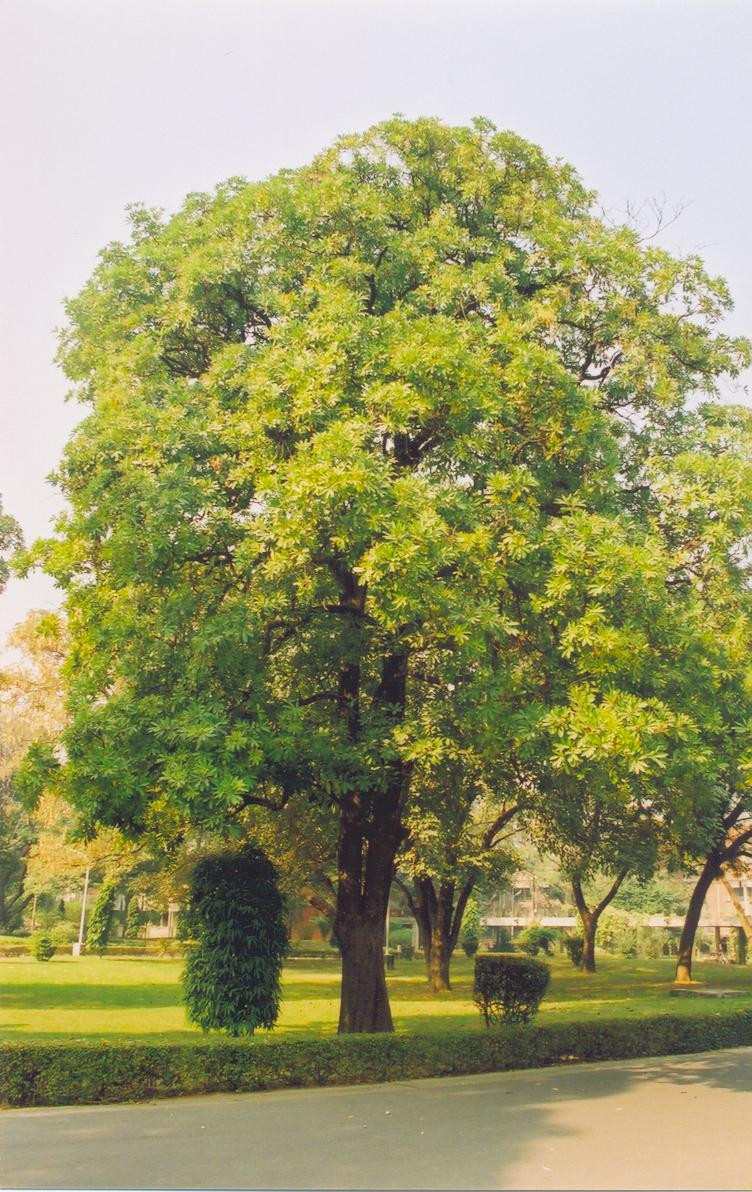
#> input picture images/tree.jpeg, 752 x 1192 px
$ python warp.py
#> lines starting #> are read from the running program, lines starting #| are printed output that depends on the picture
import math
import matplotlib.pyplot as plt

from skimage import io, data, transform
from skimage.transform import swirl, warp

tree = io.imread("../images/tree.jpeg")
#> tree is the input picture: shape (1192, 752, 3); mean R, G, B 154.7, 153.4, 105.7

tform = transform.SimilarityTransform(scale = 1.5, rotation=math.pi/4,
                                     translation=(tree.shape[0]/2,-100))
rotated = warp(tree,tform) # use warp to specify the image & the transformation you want to apply
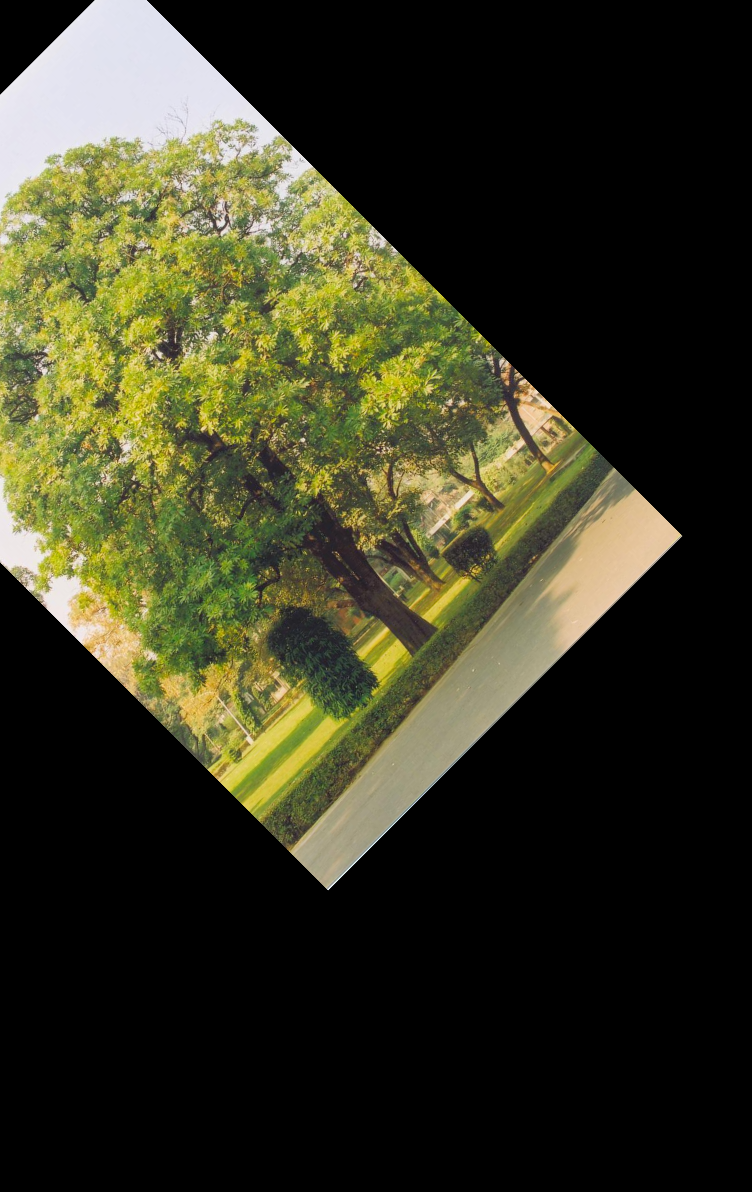
#> rotated: shape (1192, 752, 3) float64; mean R, G, B 0.215, 0.214, 0.134
back_rotated = warp(tree,tform.inverse)
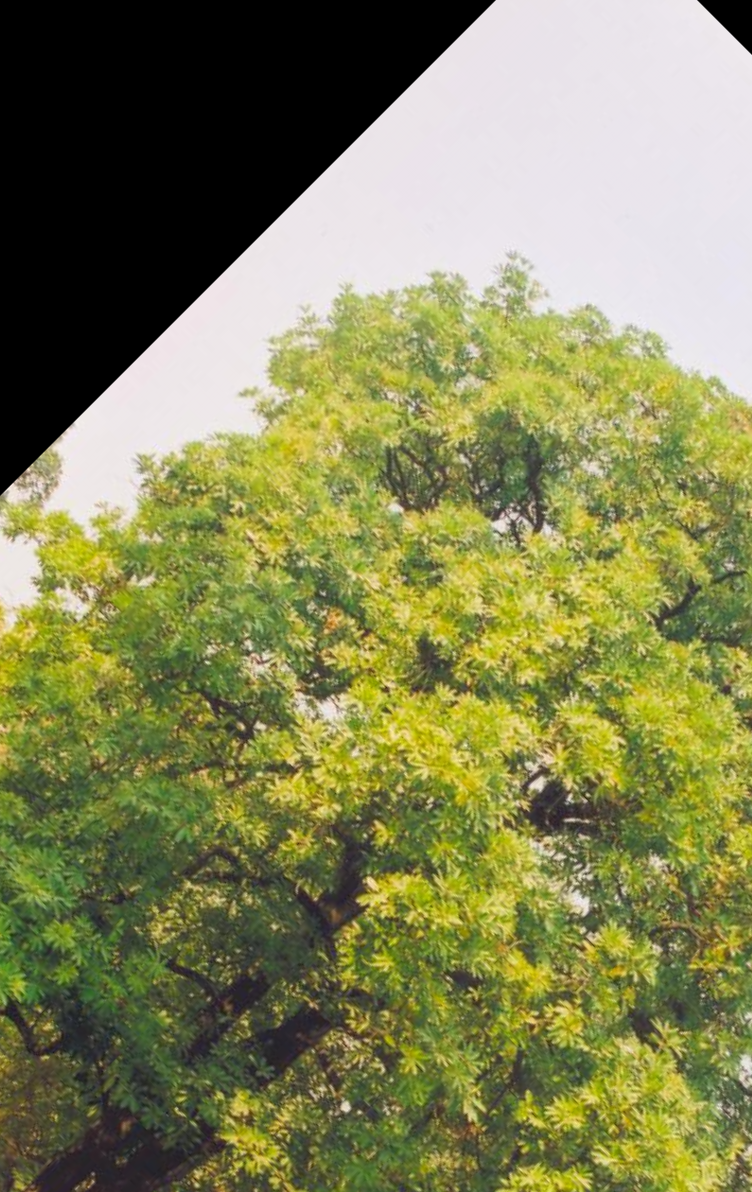
#> back_rotated: shape (1192, 752, 3) float64; mean R, G, B 0.515, 0.521, 0.334

plt.figure(figsize=(8,8))
plt.imshow(rotated)

$ run again, with images/irish_passport_3.jpeg copied over images/tree.jpeg
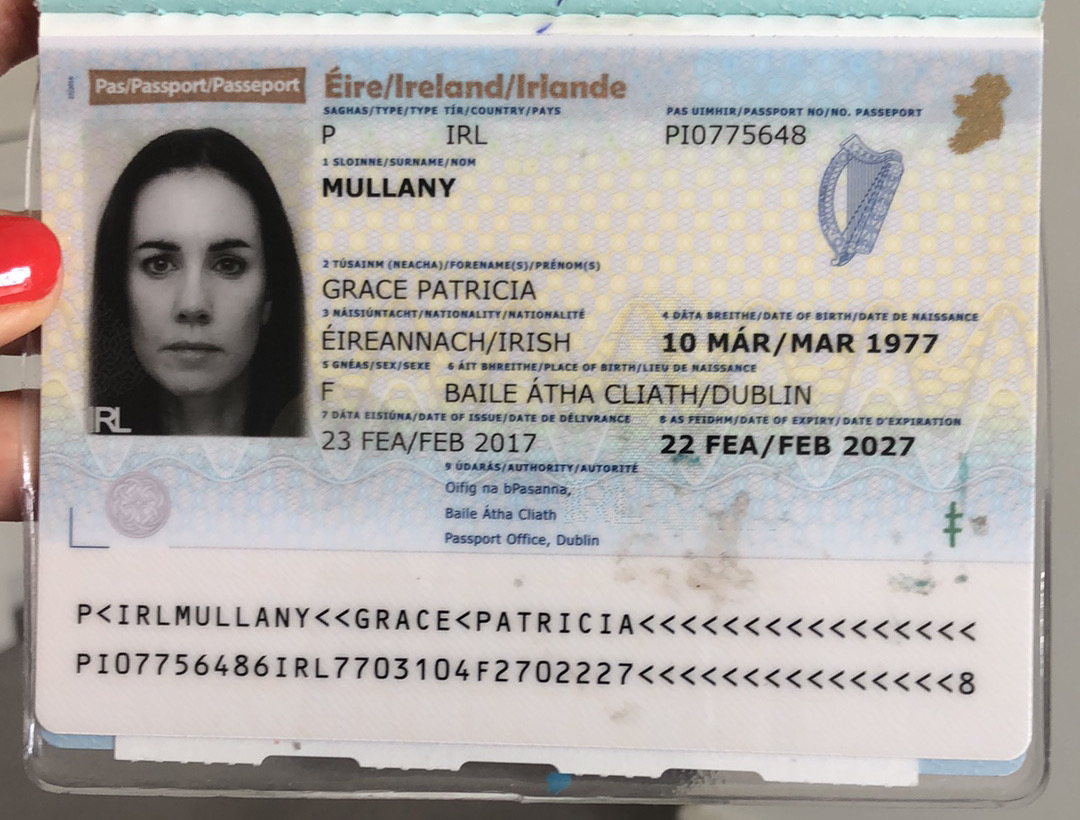
#> input picture images/irish_passport_3.jpeg, 1080 x 820 px
#> tree is the input picture: shape (820, 1080, 3); mean R, G, B 176.3, 171.8, 168.2
#> `rotated = warp(tree,tform)`:
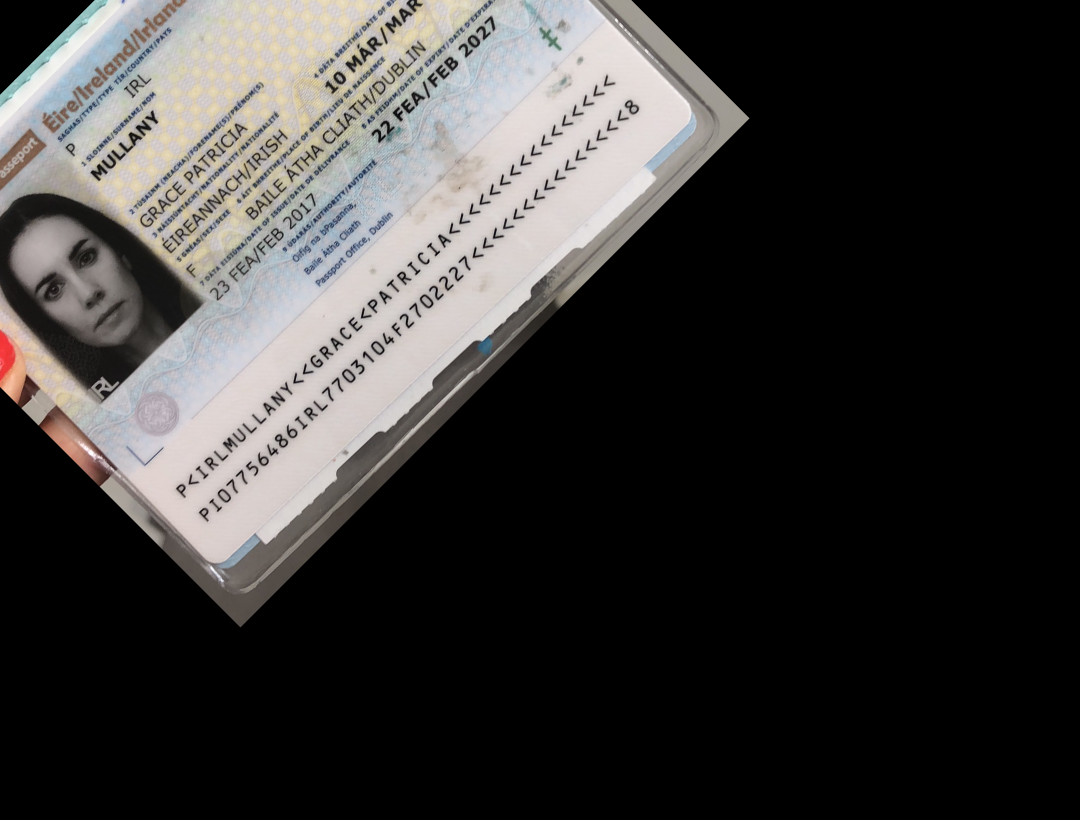
#> rotated: shape (820, 1080, 3) float64; mean R, G, B 0.23, 0.223, 0.219
#> `back_rotated = warp(tree,tform.inverse)`:
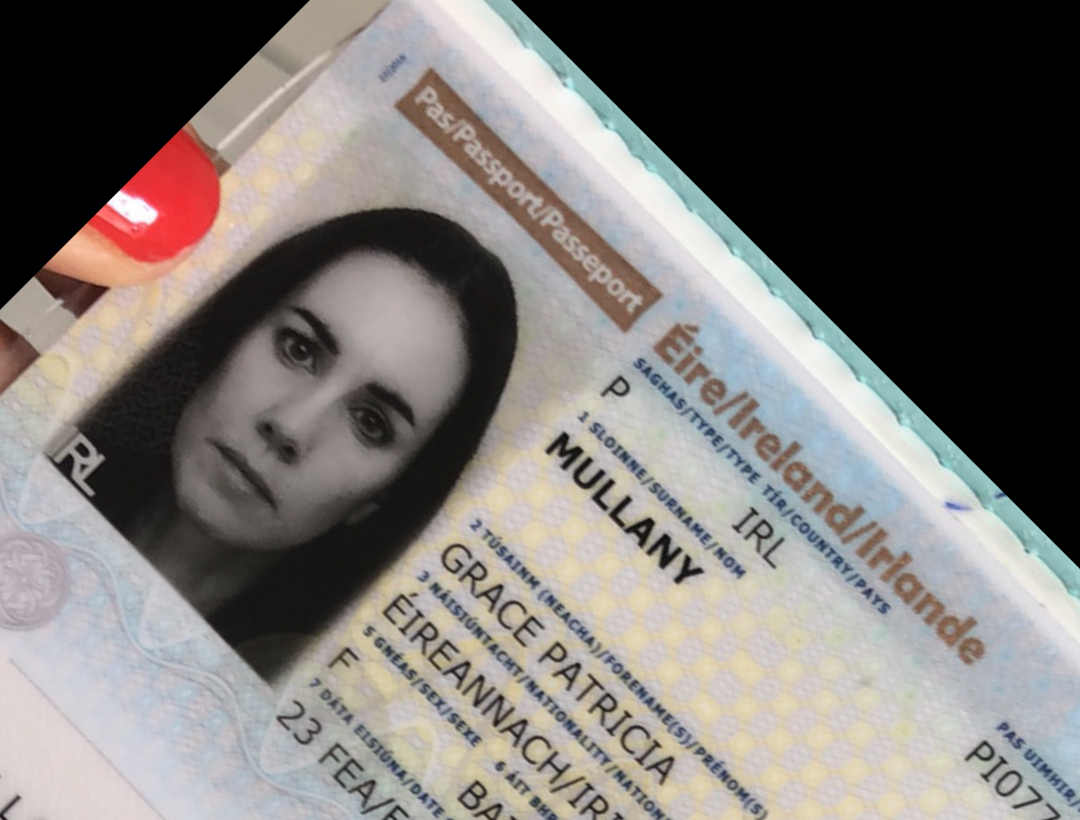
#> back_rotated: shape (820, 1080, 3) float64; mean R, G, B 0.484, 0.467, 0.455
